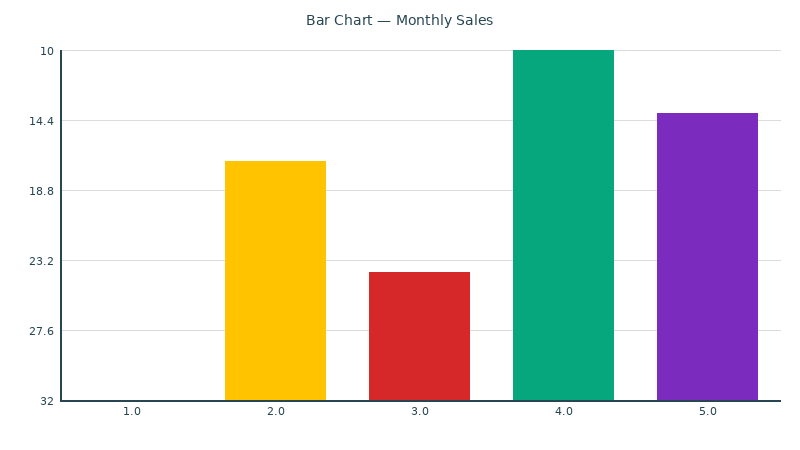
#> input picture assets/vizkit_bar.png, 800 x 450 px
$ python cli.py ../assets ../assets
#> lines starting #> are read from the running program, lines starting #| are printed output that depends on the picture
### vizdiff/differ.py
"""Core difference detection engine for visual regression."""

from __future__ import annotations
from dataclasses import dataclass, field
from pathlib import Path
from typing import Any

from PIL import Image, ImageChops, ImageFilter, ImageDraw, ImageFont


@dataclass
class DiffRegion:
    """A contiguous region of difference between two images."""
    box: tuple[int, int, int, int]  # (x1, y1, x2, y2)
    area: int = 0
    severity: str = "low"  # low | medium | high

    def __post_init__(self):
        if self.area == 0:
            self.area = (self.box[2] - self.box[0]) * (self.box[3] - self.box[1])


@dataclass
class DiffResult:
    """Result of comparing two images."""
    image_a: Path
    image_b: Path
    width: int = 0
    height: int = 0
    similarity: float = 1.0  # 1.0 = identical
    diff_pixels: int = 0
    regions: list[DiffRegion] = field(default_factory=list)
    diff_image: Image.Image | None = None
    side_by_side: Image.Image | None = None

    @property
    def passed(self) -> bool:
        return self.similarity >= 0.98

    @property
    def status(self) -> str:
        if self.similarity >= 0.995:
            return "IDENTICAL"
        elif self.similarity >= 0.98:
            return "MINOR"
        elif self.similarity >= 0.90:
            return "MODERATE"
        elif self.similarity >= 0.70:
            return "SIGNIFICANT"
        return "MAJOR"


def _load_images(a: Path, b: Path) -> tuple[Image.Image, Image.Image]:
    img_a = Image.open(a).convert("RGB")
#> img_a is the input picture: PIL image 800x450 RGB; mean R, G, B 216.4, 215.8, 210.6
    img_b = Image.open(b).convert("RGB")
    if img_a.size != img_b.size:
        img_b = img_b.resize(img_a.size, Image.LANCZOS)
    return img_a, img_b


def _find_blobs(mask: Image.Image, min_area: int = 50) -> list[tuple[int, int, int, int]]:
    """Find connected components in a binary mask."""
    w, h = mask.size
    visited: set[tuple[int, int]] = set()
    boxes: list[tuple[int, int, int, int]] = []
    pixels = mask.load()

    # [20 lines left out: function dfs, not called in this run]

    for y in range(h):
        for x in range(w):
            if (x, y) not in visited and pixels[x, y] != 0:
                box = dfs(x, y)
                area = (box[2] - box[0]) * (box[3] - box[1])
                if area >= min_area:
                    boxes.append(box)

    return boxes


def compute_diff(a: Path | str, b: Path | str, threshold: int = 30,
                 min_region_area: int = 50) -> DiffResult:
    """Compare two images and return a structured diff result."""
    a_path = Path(a)
    b_path = Path(b)

    img_a, img_b = _load_images(a_path, b_path)
    w, h = img_a.size
#> w = 800; h = 450

    # Pixel-level diff
    diff = ImageChops.difference(img_a, img_b)
#> diff: PIL image 800x450 RGB; every value is 0
    diff_data = diff.getdata()

    diff_pixels = 0
    for r, g, b in diff_data:
        if r > threshold or g > threshold or b > threshold:
            diff_pixels += 1
#> after the loop, diff_pixels = 0

    total_pixels = w * h
#> total_pixels = 360000
    similarity = 1.0 - (diff_pixels / total_pixels) if total_pixels else 1.0
#> similarity = 1

    # Highlight diff regions
    diff_gray = diff.convert("L")
#> diff_gray: PIL image 800x450 L; every value is 0
    diff_mask = diff_gray.point(lambda p: 255 if p > threshold else 0)
    regions: list[DiffRegion] = []

    blob_boxes = _find_blobs(diff_mask, min_area=min_region_area)
#> blob_boxes = []
    for blob_box in blob_boxes:
        area = (blob_box[2] - blob_box[0]) * (blob_box[3] - blob_box[1])
        sev = "high" if area > w * h * 0.05 else ("medium" if area > w * h * 0.01 else "low")
        regions.append(DiffRegion(box=blob_box, area=area, severity=sev))
#> this loop made 0 passes
#> after the loop, regions = []

    # Build diff highlight image (red overlay)
    diff_highlight = img_a.copy()
    if regions:
        overlay = Image.new("RGBA", (w, h), (0, 0, 0, 0))
        od = ImageDraw.Draw(overlay)
        for region in regions:
            x1, y1, x2, y2 = region.box
            od.rectangle([x1, y1, x2, y2], fill=(255, 50, 50, 80), outline=(255, 0, 0, 255))
        diff_highlight = Image.alpha_composite(diff_highlight.convert("RGBA"), overlay).convert("RGB")

    # Side-by-side
    side = Image.new("RGB", (w * 2 + 20, h), (240, 240, 240))
#> side: PIL image 1620x450 RGB; every value is 240
    side.paste(img_a, (0, 0))
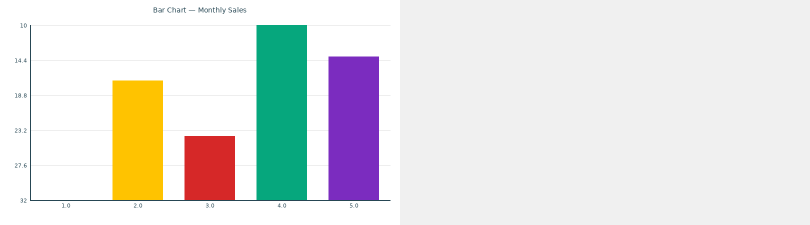
#> side: PIL image 1620x450 RGB (shown at 1/2 size); mean R, G, B 228.3, 228.1, 225.5
    side.paste(diff_highlight, (w + 20, 0))
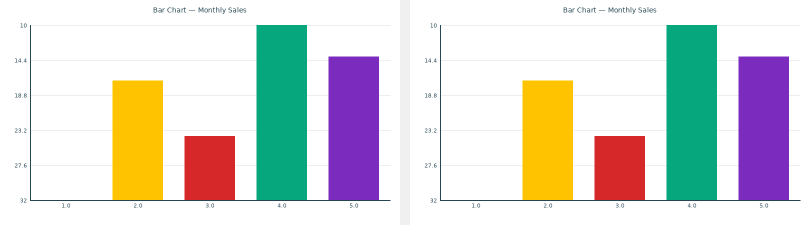
#> side: PIL image 1620x450 RGB (shown at 1/2 size); mean R, G, B 216.7, 216.1, 210.9
    sd = ImageDraw.Draw(side)
    try:
        font = ImageFont.truetype("/usr/share/fonts/truetype/dejavu/DejaVuSans.ttf", 12)
    except Exception:
        font = ImageFont.load_default()
    sd.text((w / 2 - 30, 5), "BEFORE", fill=(0, 0, 0))
    sd.text((w + 20 + w / 2 - 40, 5), "AFTER (diff)", fill=(0, 0, 0))

    return DiffResult(
        image_a=a_path,
        image_b=b_path,
        width=w,
        height=h,
        similarity=round(similarity, 4),
        diff_pixels=diff_pixels,
        regions=regions,
        diff_image=diff_highlight,
        side_by_side=side,
    )

### vizdiff/report.py
"""HTML and terminal report generators for vizdiff."""

from __future__ import annotations
import base64
from datetime import datetime
from io import BytesIO
from pathlib import Path
from typing import Any

from PIL import Image, ImageFont


# [8 lines left out: function _pil_font, not called in this run]


def terminal_report(result: "DiffResult") -> str:
    lines = []
    lines.append("=" * 60)
    lines.append("  VIZDIFF -- Visual Regression Report")
    lines.append("=" * 60)
    lines.append(f"  Image A: {result.image_a}")
    lines.append(f"  Image B: {result.image_b}")
    lines.append(f"  Size:    {result.width}x{result.height}")
    lines.append(f"  Status:  {result.status}")
    lines.append(f"  Similarity: {result.similarity * 100:.2f}%")
    lines.append(f"  Diff pixels: {result.diff_pixels:,} / {result.width * result.height:,}")
    lines.append("")
    if result.regions:
        lines.append(f"  Diff regions: {len(result.regions)}")
        for i, r in enumerate(result.regions[:20], 1):
            sev = r.severity.upper()
            lines.append(f"    [{i}] {sev:>6}  area={r.area:,}px  box={r.box}")
        if len(result.regions) > 20:
            lines.append(f"    ... and {len(result.regions) - 20} more regions")
    else:
        lines.append("  No significant diff regions found")
    lines.append("")
    verdict = "PASS" if result.passed else "FAIL"
    lines.append(f"  Verdict: {verdict}")
    lines.append("=" * 60)
    return "\n".join(lines)


# [70 lines left out: function html_report, not called in this run]

### vizdiff/cli.py
"""CLI interface for vizdiff -- spot-the-difference visual regression tool."""

from __future__ import annotations
import argparse
import sys
from pathlib import Path

from .differ import compute_diff
from .report import terminal_report, html_report


def main(argv: list[str] | None = None) -> int:
    parser = argparse.ArgumentParser(
        prog="vizdiff",
        description="Visual regression CLI: compare two images or screenshot directories.",
        formatter_class=argparse.RawDescriptionHelpFormatter,
        epilog="""
EXAMPLES:
  vizdiff before.png after.png
  vizdiff before.png after.png --html report.html
  vizdiff screenshots/before/ screenshots/after/ --html report.html
  vizdiff before.png after.png --threshold 50 --min-region 100
  vizdiff before.png after.png --passed   # exit 0 if similar, 1 if different
""",
    )
    parser.add_argument("image_a", help="First image or directory of screenshots")
    parser.add_argument("image_b", help="Second image or directory of screenshots")
    parser.add_argument("--html", "-H", metavar="FILE", help="Write HTML report to FILE")
    parser.add_argument("--threshold", "-t", type=int, default=30,
                        help="Pixel difference threshold 0-255 (default: 30)")
    parser.add_argument("--min-region", "-m", type=int, default=50,
                        help="Minimum region area in pixels (default: 50)")
    parser.add_argument("--passed", action="store_true",
                        help="Exit 0 if images are similar (>=98%%), 1 otherwise")

    args = parser.parse_args(argv)

    a_path = Path(args.image_a)
    b_path = Path(args.image_b)

    if a_path.is_dir() and b_path.is_dir():
        files_a = sorted(f for f in a_path.iterdir() if f.is_file() and _is_image(f))
        files_b = {f.name: f for f in b_path.iterdir() if f.is_file() and _is_image(f)}

        if not files_a:
            print(f"Error: no images found in {a_path}", file=sys.stderr)
            return 1

        all_results = []
        for fa in files_a:
            if fa.name in files_b:
                fb = files_b[fa.name]
                result = compute_diff(fa, fb, args.threshold, args.min_region)
                all_results.append(result)
                print(terminal_report(result))
#| ============================================================
#|   VIZDIFF -- Visual Regression Report
#| ============================================================
#|   Image A: ../assets/vizkit_bar.png
#|   Image B: ../assets/vizkit_bar.png
#|   Size:    800x450
#|   Status:  IDENTICAL
#|   Similarity: 100.00%
#|   Diff pixels: 0 / 360,000
#|   No significant diff regions found
#|   Verdict: PASS
#| ============================================================
                print()
                if args.html:
                    html_report(result, args.html)
            else:
                print(f"Warning: {fa.name} not found in {b_path}", file=sys.stderr)
#> pass 2 of the loop in main, `for fa in files_a:`:
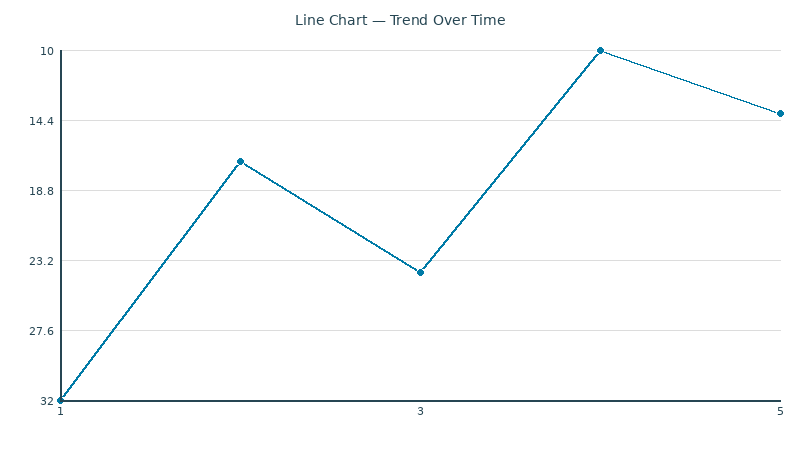
#> input picture assets/vizkit_line.png, 800 x 450 px
#> in _load_images, img_a is the input picture: PIL image 800x450 RGB; mean R, G, B 251.4, 252.4, 252.7
#> after the loop in compute_diff (call 2), `for r, g, b in diff_data:`: diff_pixels = 0
#> in compute_diff (call 2), `side.paste(img_a, (0, 0))`:
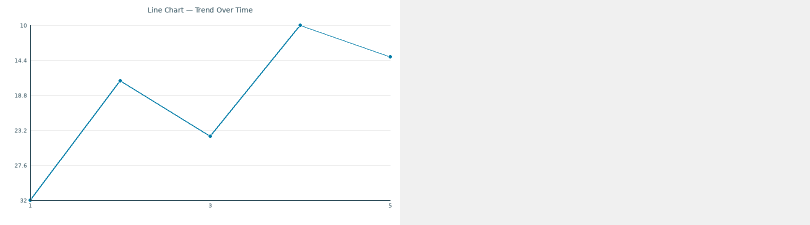
#> side: PIL image 1620x450 RGB (shown at 1/2 size); mean R, G, B 245.6, 246.1, 246.3
#| ============================================================
#|   VIZDIFF -- Visual Regression Report
#| ============================================================
#|   Image A: ../assets/vizkit_line.png
#|   Image B: ../assets/vizkit_line.png
#|   Size:    800x450
#> (further printed lines are left out)

        if not all_results:
            print("No matching files to compare", file=sys.stderr)
            return 1

        overall = sum(r.similarity for r in all_results) / len(all_results)
#> overall = 1
        print(f"Overall similarity: {overall * 100:.2f}% across {len(all_results)} images")
#| Overall similarity: 100.00% across 2 images
        return 0 if not args.passed or overall >= 0.98 else 1

    elif a_path.is_file() and b_path.is_file():
        result = compute_diff(a_path, b_path, args.threshold, args.min_region)
        print(terminal_report(result))
        if args.html:
            html_report(result, args.html)
        return 0 if not args.passed or result.passed else 1

    else:
        print("Error: both inputs must be files or both directories", file=sys.stderr)
        return 1


def _is_image(path: Path) -> bool:
    return path.suffix.lower() in (".png", ".jpg", ".jpeg", ".gif", ".bmp", ".webp", ".tiff")


if __name__ == "__main__":
    sys.exit(main())
#> (the program exits here)
